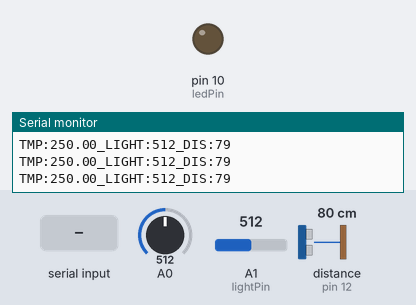
This sketch was run on a simulated Arduino Uno, built with avr-gcc and run on an emulated ATmega328P. On the bench: output pins drawn as LEDs (lit = HIGH), the last lines printed to the serial monitor. Wiring (inferred from the names in the program): ultrasonic range finder: trigger pin 11; echo pin 12. Inputs (shaded band) come from the test bench; at power-on: A0 = 512, A1 (lightPin) = 512, distance to the obstacle (sensor on pin 12) 80 cm. The echo pulse lasts 58.3 µs per cm; pins used as bus, display or sensor lines are not drawn.

Above: at 1.2 s.
1.3 s: "1" received over Serial
At 2.6 s:
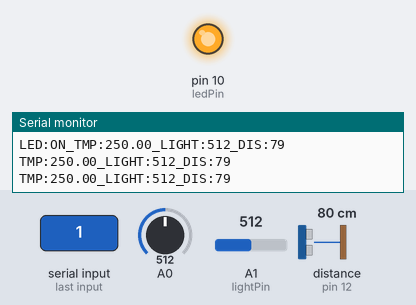
6.0 s: "0" received over Serial
At 6.9 s:
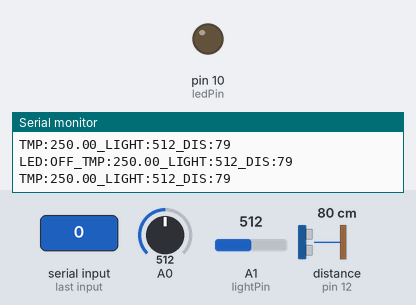
Timing chart, 0 to 9.0 s (numbered marks = the images above; inputs shaded):
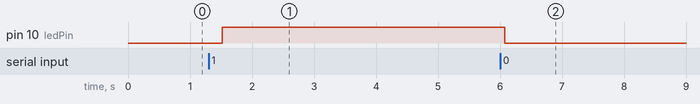

Measured:
- after the input at 1.3 s, pin 10 (ledPin): LOW → HIGH after 0.22 s
- after the input at 6.0 s, pin 10 (ledPin): HIGH → LOW after 0.08 s

The sketch:

sketch_sep13a.ino
```cpp
//LED
const int ledPin = 10;
char inputVal = 0;
//온도
float temp;
//조도
const int lightPin = A1;
//초음파
const int trig_pin = 11;
const int echo_pin = 12;
void setup() {
  Serial.begin(9600);
  pinMode(ledPin,OUTPUT);
  //초음파
  pinMode(trig_pin , OUTPUT);
  pinMode(echo_pin,INPUT);
}

void loop() {
  if(Serial.available()){
   	inputVal = Serial.read();
    if(inputVal == '1'){
      digitalWrite(ledPin,HIGH);
      Serial.print("LED:"); //식별용
      Serial.print("ON");
      Serial.print("_");    //받을때 잘라내기용 구분
     }
    else if(inputVal == '0'){
      digitalWrite(ledPin,LOW);
      Serial.print("LED:"); //식별용
      Serial.print("OFF");
      Serial.print("_");  //받을때 잘라내기용 구분

    }
  }
  //온도
  int val = analogRead(A0);
  temp = val*0.48828125;
  Serial.print("TMP:"); //식별용
  Serial.print(temp);
  Serial.print("_");  //받을때 잘라내기용 구분

  //조도
  int lightValue = analogRead(lightPin);
  Serial.print("LIGHT:"); //식별용
  Serial.print(lightValue);
  Serial.print("_");  //받을때 잘라내기용 구분

  //초음파
  digitalWrite(trig_pin,LOW);
  delayMicroseconds(2);
  digitalWrite(trig_pin,HIGH);
  delayMicroseconds(10);
  digitalWrite(trig_pin,LOW);

  long duration = pulseIn(echo_pin,HIGH);
  long distance = (duration/2)/29.1;

  Serial.print("DIS:"); //식별용
  Serial.println(distance);


  delay(500);


}
```
